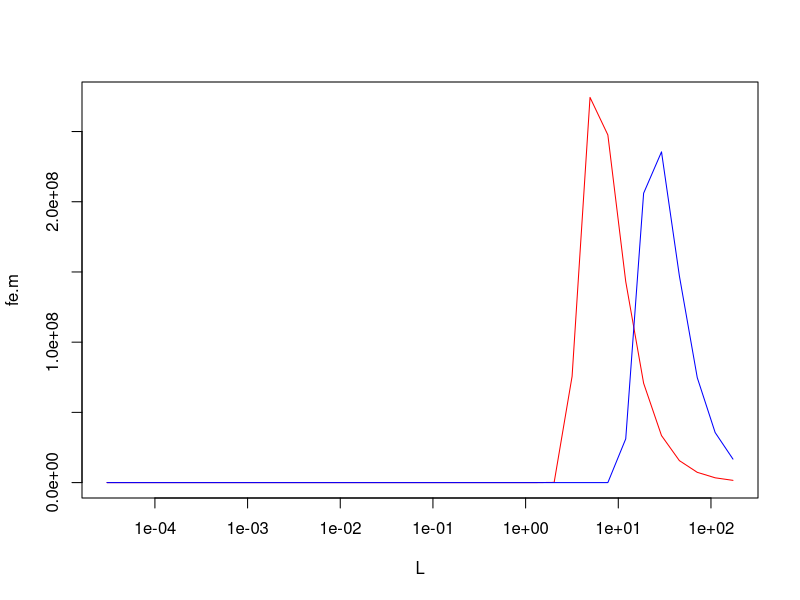

The R script that drew this image: (Note: this script raises an error after producing the figure.)
# Ivanov rates

# Crater diameters (km)
D.m=c(1e-3*c(3.9,5.52,7.81,11.0,15.6,22.1,31.2,44.2,
	62.5,88.3,125,176,250,353,500,707),
	1,1.41,2,2.83,4,5.66,8,11.3,16,22.6,32,45.3,64,
	90.5,128,181,256,362,512,723)	#1024 (upper bound)

# Impactor diameters (km)
L=(D.m/13)^(1/.78)

# Mass ejected at < 100C
Mej.m=8.3e8*L^3		# kg
Mej.e=3.6e8*L^3		# ???

# Mean fragment size
l.m=3e-4*L*1000		# m
l.e=7e-5*L*1000

# Number of fragments (not all ejected?)
n.m=2e7
n.e=6e8

# Setup for calculating fraction
mw=9.5 				# Earth basalt
lmax.m=l.m*(mw+3)/2
lmax.e=l.e*(mw+3)/2

llm.m=3/lmax.m		# =(l=3m)/lmax
llm.e=3/lmax.e

# Fraction of fragments > 3m
F.m=(1-llm.m)^mw*(1+
	mw*llm.m+(mw*(mw+1)/2)*llm.m^2+
	(mw*(mw+1)*(mw+2)/6)*llm.m^3)
F.e=(1-llm.e)^mw*(1+
	mw*llm.e+(mw*(mw+1)/2)*(llm.e)^2+
	(mw*(mw+1)*(mw+2)/6)*(llm.e)^3)

F.m[is.na(F.m)]=0
F.e[is.na(F.e)]=0

# Number of fragments per impact > 3m
nl.m=n.m*F.m
nl.e=n.e*F.e

# Surface area of Earth (and just land) and Mars
SA.e=510072000
	SA.e.land=148940000
SA.m=144798500 

# NH=Hartmann production function from Ivanov chapter
# Impacts of size L per km^2 per 4 Ga (with high impact velocity => 1/3 of normal)
# typos in original eighth and twelfth lines? lowered exponent by one
NH.m=c(1.24e4,7.14e3,3.5e3,1.41e3,5.85e2,2.04e2,7.35e1,2.90e1,1.01e1,3.73e0,
	1.34e0,4.51e-1,1.44e-1,4.24e-2,1.23e-2,3.54e-3,9.44e-4,3.93e-4,2.10e-4,
	1.13e-4,6.06e-5,3.25e-5,1.74e-5,9.33e-6,4.98e-6,2.67e-6,1.43e-6,7.35e-7,
	3.42e-7,1.60e-7,7.46e-8,3.48e-8,1.62e-8,7.56e-9,3.53e-9,1.65e-9)
NH.e=(1.68/4.93)*NH.m

# Whole-planet rate
RM.m=SA.m*NH.m
RM.e=SA.e.land*NH.e

#Rate of high-velocity land impacts
RateV.m=SA.m*NH.m/3
RateV.e=SA.e.land*NH.e/3

# Fragments >l ejected by this size in 4 Ga
fe.m=nl.m*RateV.m
fe.e=nl.e*RateV.e

# Plot
plot(L,fe.m, type='l', col='red', log='x')
	lines(L,fe.e, col='blue')


final=cbind(L,RateV.e,round(fe.e),RateV.m,round(fe.m))
colnames(final)=c('Impactor','Impact rate','Viable ejected fragments',
	'Impact rate','Viable ejected fragments')
rownames(final) <- rep("", nrow(final))
final=rbind(final,c(NA,NA,sum(fe.e[RateV.e>=1]),NA,sum(fe.m[RateV.m>=1])))

# Print to file
sink(file='Output/IvanovRates.txt')
options(width=200,scipen=999)
print(final, quotes=F, rownames=F)
sink()
options(width=80,scipen=0)

